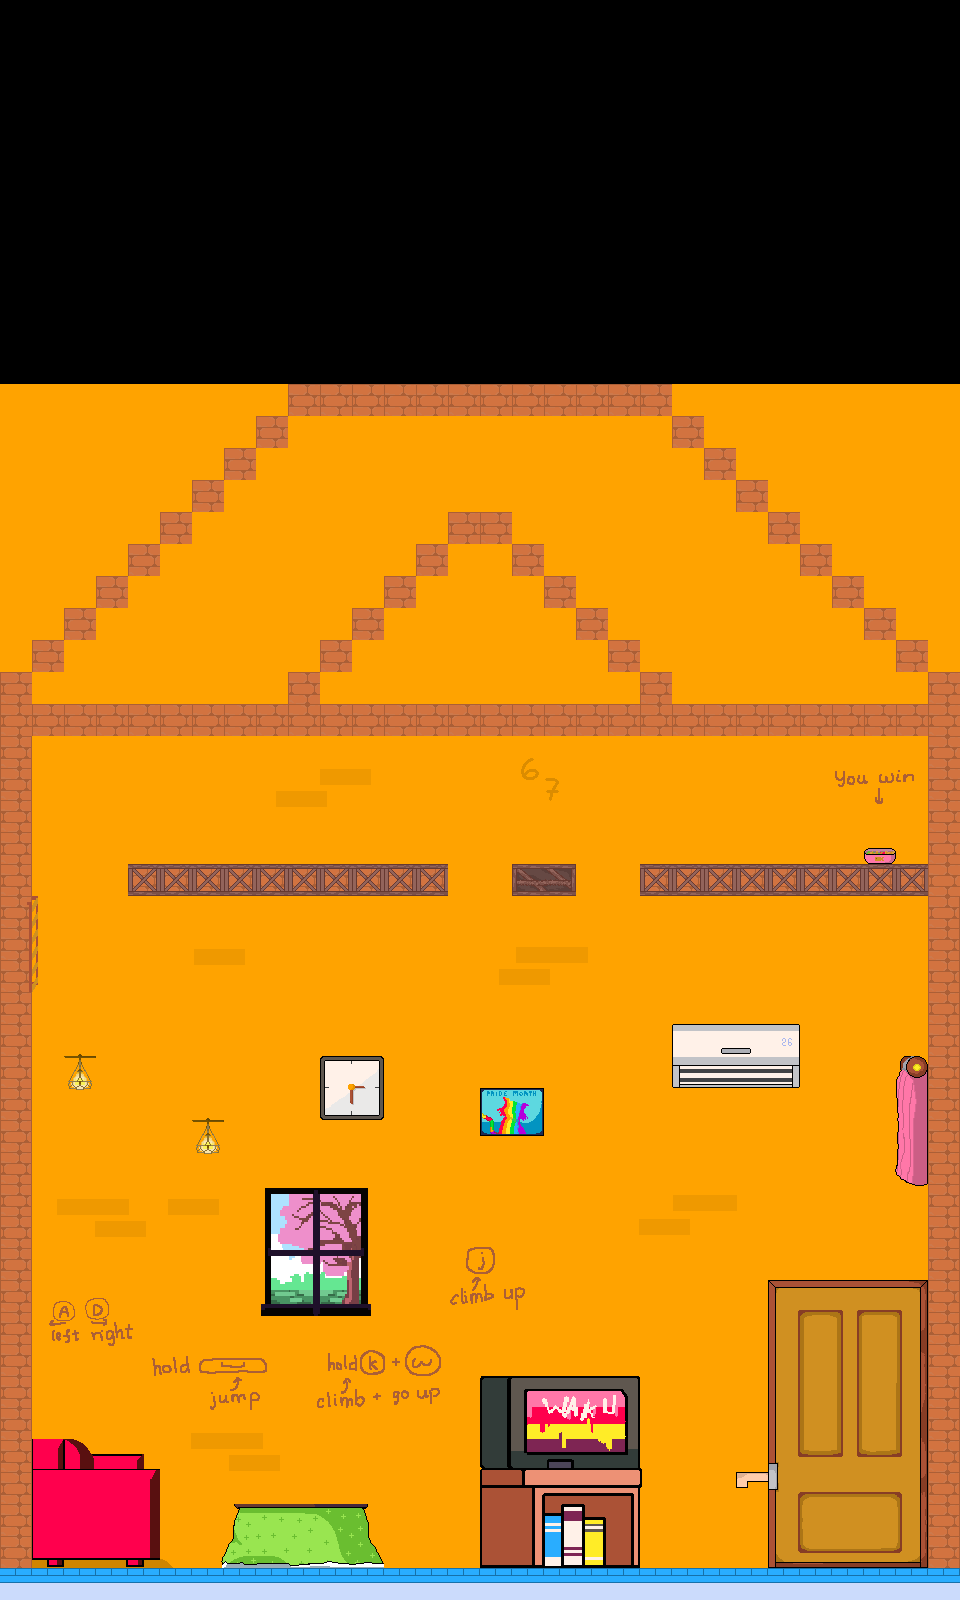

Below is a game level as drawn by its tile map, then a one-line description and the .tmx that defines it (tile-layer data replaced by summaries):
An orthogonal 30x50 tile map with 32x32 px tiles, 1 tile layer (decor), 1 hidden layer not drawn, 2 tilesets and 35 objects.

<map version="1.10" tiledversion="1.12.1" orientation="orthogonal" renderorder="right-down" width="30" height="50" tilewidth="32" tileheight="32" infinite="0" nextlayerid="9" nextobjectid="152">
 <tileset firstgid="1" source="house.tsx" />
 <tileset firstgid="2701" source="decor.tsx" />
 <layer id="1" name="background" width="30" height="50" visible="0">
  <data>[1500 cells, 926 non-empty, 926 distinct tile ids]</data>
 </layer>
 <layer id="6" name="decor" width="30" height="50">
  <data>[1500 cells, 1140 non-empty, 1140 distinct tile ids]</data>
 </layer>
 <objectgroup id="8" name="gamezone">
  <object id="151" x="219.603" y="710.017" width="777.081" height="904.616" />
 </objectgroup>
 <objectgroup id="2" name="ground">
  <object id="7" x="0" y="1568" width="960" height="32" />
  <object id="10" x="482.978" y="1376" width="157.022" height="32" />
  <object id="11" x="234.39" y="1504" width="133.522" height="32" />
  <object id="14" x="0" y="1440" width="31.5912" height="32" />
  <object id="16" x="768" y="1280" width="192" height="32" />
  <object id="36" x="320.371" y="1056.25" width="63.5121" height="33.3559" />
  <object id="86" x="192" y="1120" width="32" height="32" />
  <object id="87" x="64" y="1056" width="32" height="32" />
  <object id="96" x="736" y="1472" width="32" height="32" />
  <object id="113" x="672" y="1024" width="127.953" height="31.7798" />
  <object id="118" x="898.399" y="1055.86" width="28.9275" height="3.21757" />
  <object id="120" x="480.482" y="1088.22" width="63.6586" height="35.378" />
  <object id="132" x="32" y="1472" width="128" height="96" />
  <object id="142" x="128" y="864" width="319.081" height="32" />
  <object id="144" x="640" y="864" width="287.421" height="32" />
 </objectgroup>
 <objectgroup id="3" name="wallcollision">
  <object id="48" x="608" y="1408" width="32" height="160" />
  <object id="56" x="768" y="1312" width="32" height="128" />
  <object id="68" x="480" y="1471.37" width="32" height="96.6256" />
  <object id="69" x="928" y="1088.47" width="32" height="479.533" />
  <object id="70" x="928" y="673.249" width="32" height="414.751" />
  <object id="74" x="0" y="736" width="32" height="704" />
  <object id="76" x="672" y="1056" width="32" height="30.3624" />
  <object id="77" x="704" y="1056" width="64" height="30.3325" />
  <object id="84" x="320" y="1088" width="64" height="32" />
  <object id="104" x="768" y="1440" width="32" height="128" />
  <object id="122" x="480.208" y="1103.56" width="64" height="31.7439" />
  <object id="145" x="0" y="704" width="928" height="32" />
 </objectgroup>
 <objectgroup id="4" name="wallclimb">
  <object id="65" x="480" y="1376.39" width="32" height="95.9932" />
  <object id="88" x="0.351282" y="896.243" width="35.9305" height="95.8353" />
  <object id="116" x="768" y="1024" width="32" height="63.2214" />
  <object id="142" x="898.344" y="1056" width="29.6559" height="128" />
 </objectgroup>
 <objectgroup id="7" name="goal">
  <object id="144" x="871.828" y="845.497" width="16.4548" height="18.503" />
 </objectgroup>
 <objectgroup id="5" name="hook">
  <object id="64" x="785.232" y="1024.12" width="15.5644" height="10.9725" />
  <object id="67" x="479.274" y="1376.32" width="17.9949" height="9.0952" />
 </objectgroup>
</map>
